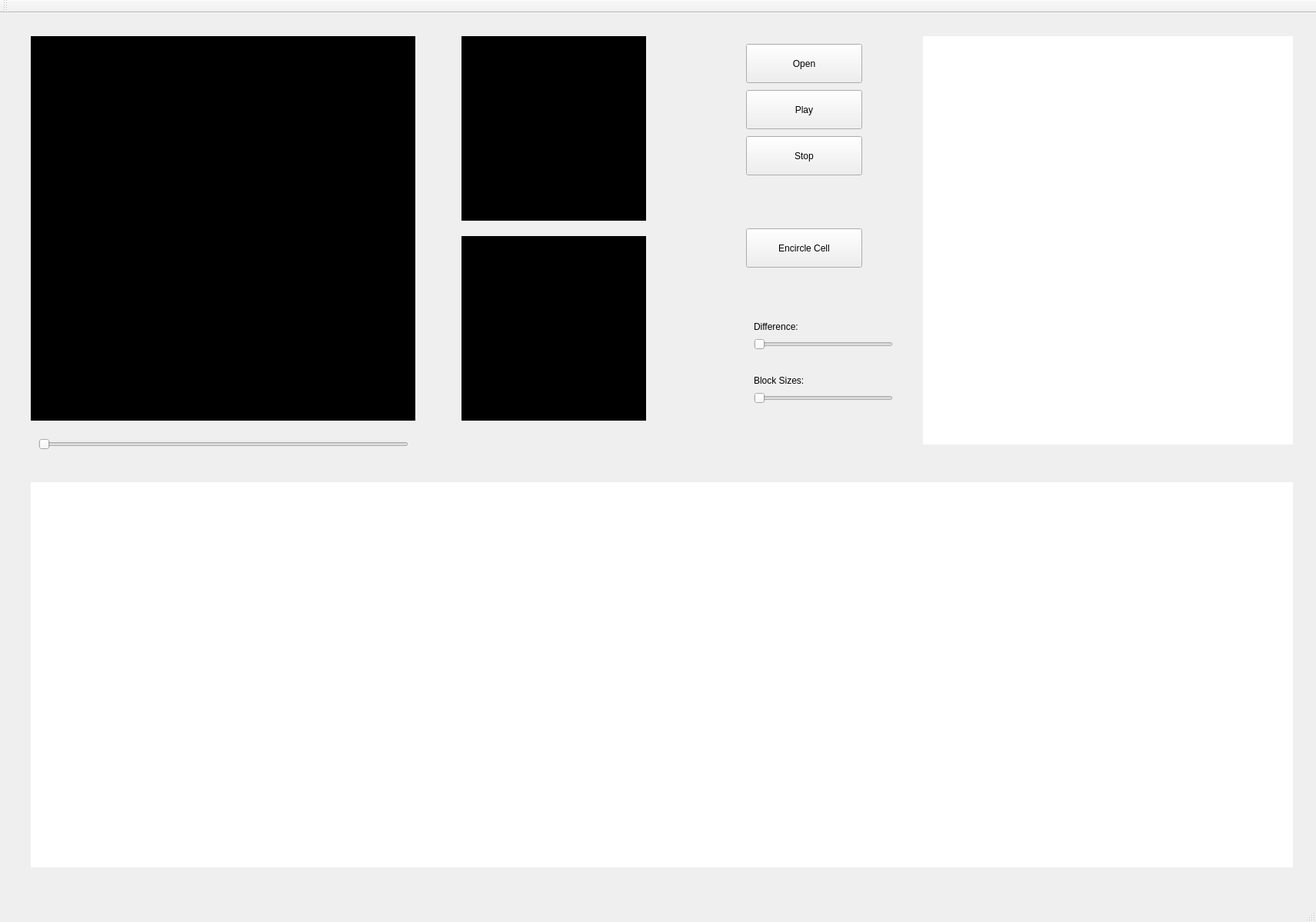
<?xml version="1.0" encoding="UTF-8"?>
<ui version="4.0">
 <class>MainWindow</class>
 <widget class="QMainWindow" name="MainWindow">
  <property name="geometry">
   <rect>
    <x>0</x>
    <y>0</y>
    <width>1711</width>
    <height>1199</height>
   </rect>
  </property>
  <property name="windowTitle">
   <string>MainWindow</string>
  </property>
  <widget class="QWidget" name="centralWidget">
   <widget class="QPushButton" name="loadVideoButton">
    <property name="geometry">
     <rect>
      <x>970</x>
      <y>40</y>
      <width>151</width>
      <height>51</height>
     </rect>
    </property>
    <property name="text">
     <string>Open</string>
    </property>
   </widget>
   <widget class="QLabel" name="roiVideo1">
    <property name="geometry">
     <rect>
      <x>600</x>
      <y>30</y>
      <width>240</width>
      <height>240</height>
     </rect>
    </property>
    <property name="styleSheet">
     <string notr="true">Background-color:rgb(0, 0, 0)</string>
    </property>
    <property name="text">
     <string/>
    </property>
   </widget>
   <widget class="QLabel" name="orgVideo">
    <property name="geometry">
     <rect>
      <x>40</x>
      <y>30</y>
      <width>500</width>
      <height>500</height>
     </rect>
    </property>
    <property name="autoFillBackground">
     <bool>false</bool>
    </property>
    <property name="styleSheet">
     <string notr="true">Background-color: rgb(0, 0, 0)</string>
    </property>
    <property name="text">
     <string/>
    </property>
   </widget>
   <widget class="QPushButton" name="playVideoButton">
    <property name="geometry">
     <rect>
      <x>970</x>
      <y>100</y>
      <width>151</width>
      <height>51</height>
     </rect>
    </property>
    <property name="text">
     <string>Play</string>
    </property>
   </widget>
   <widget class="QPushButton" name="stopVideoButton">
    <property name="geometry">
     <rect>
      <x>970</x>
      <y>160</y>
      <width>151</width>
      <height>51</height>
     </rect>
    </property>
    <property name="text">
     <string>Stop</string>
    </property>
   </widget>
   <widget class="QSlider" name="adaptThreshSlider">
    <property name="geometry">
     <rect>
      <x>980</x>
      <y>420</y>
      <width>181</width>
      <height>22</height>
     </rect>
    </property>
    <property name="singleStep">
     <number>2</number>
    </property>
    <property name="orientation">
     <enum>Qt::Horizontal</enum>
    </property>
   </widget>
   <widget class="QSlider" name="blkSizeSlider">
    <property name="geometry">
     <rect>
      <x>980</x>
      <y>490</y>
      <width>181</width>
      <height>22</height>
     </rect>
    </property>
    <property name="orientation">
     <enum>Qt::Horizontal</enum>
    </property>
   </widget>
   <widget class="QLabel" name="differenceLabel">
    <property name="geometry">
     <rect>
      <x>980</x>
      <y>400</y>
      <width>81</width>
      <height>16</height>
     </rect>
    </property>
    <property name="text">
     <string>Difference:</string>
    </property>
   </widget>
   <widget class="QLabel" name="blkSizeLabel">
    <property name="geometry">
     <rect>
      <x>980</x>
      <y>470</y>
      <width>81</width>
      <height>16</height>
     </rect>
    </property>
    <property name="text">
     <string>Block Sizes:</string>
    </property>
   </widget>
   <widget class="QLabel" name="cellVis">
    <property name="geometry">
     <rect>
      <x>40</x>
      <y>610</y>
      <width>1641</width>
      <height>501</height>
     </rect>
    </property>
    <property name="autoFillBackground">
     <bool>false</bool>
    </property>
    <property name="styleSheet">
     <string notr="true">Background-color:rgb(255, 255, 255)</string>
    </property>
    <property name="text">
     <string/>
    </property>
   </widget>
   <widget class="QLabel" name="coordVis">
    <property name="geometry">
     <rect>
      <x>1200</x>
      <y>30</y>
      <width>481</width>
      <height>531</height>
     </rect>
    </property>
    <property name="autoFillBackground">
     <bool>false</bool>
    </property>
    <property name="styleSheet">
     <string notr="true">Background-color:rgb(255, 255, 255)</string>
    </property>
    <property name="text">
     <string/>
    </property>
   </widget>
   <widget class="QSlider" name="horizontalSlider">
    <property name="geometry">
     <rect>
      <x>50</x>
      <y>550</y>
      <width>481</width>
      <height>22</height>
     </rect>
    </property>
    <property name="orientation">
     <enum>Qt::Horizontal</enum>
    </property>
   </widget>
   <widget class="QLabel" name="frameLabel">
    <property name="geometry">
     <rect>
      <x>230</x>
      <y>570</y>
      <width>111</width>
      <height>21</height>
     </rect>
    </property>
    <property name="font">
     <font>
      <family>Helvetica</family>
      <pointsize>12</pointsize>
     </font>
    </property>
    <property name="layoutDirection">
     <enum>Qt::LeftToRight</enum>
    </property>
    <property name="styleSheet">
     <string notr="true">qproperty-alignment: AlignCenter</string>
    </property>
    <property name="text">
     <string/>
    </property>
   </widget>
   <widget class="QPushButton" name="drawROIButton">
    <property name="geometry">
     <rect>
      <x>970</x>
      <y>280</y>
      <width>151</width>
      <height>51</height>
     </rect>
    </property>
    <property name="text">
     <string>Encircle Cell</string>
    </property>
   </widget>
   <widget class="QLabel" name="roiVideo2">
    <property name="geometry">
     <rect>
      <x>600</x>
      <y>290</y>
      <width>240</width>
      <height>240</height>
     </rect>
    </property>
    <property name="styleSheet">
     <string notr="true">Background-color:rgb(0, 0, 0)</string>
    </property>
    <property name="text">
     <string/>
    </property>
   </widget>
  </widget>
  <widget class="QMenuBar" name="menuBar">
   <property name="geometry">
    <rect>
     <x>0</x>
     <y>0</y>
     <width>1711</width>
     <height>22</height>
    </rect>
   </property>
  </widget>
  <widget class="QToolBar" name="mainToolBar">
   <attribute name="toolBarArea">
    <enum>TopToolBarArea</enum>
   </attribute>
   <attribute name="toolBarBreak">
    <bool>false</bool>
   </attribute>
  </widget>
  <widget class="QStatusBar" name="statusBar"/>
 </widget>
 <layoutdefault spacing="6" margin="11"/>
 <resources/>
 <connections/>
</ui>
